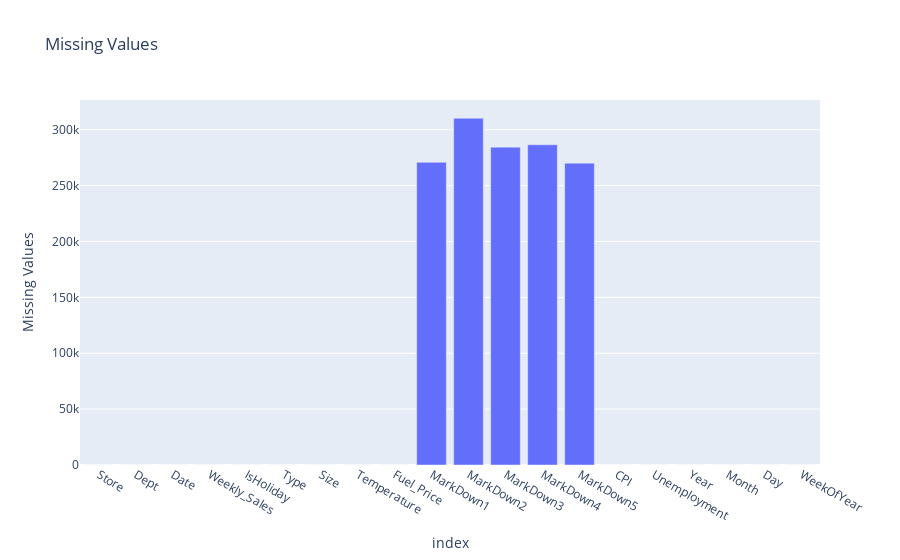

The cell this chart's notebook holds for it:
### Markdown cell above
**Missing Values**

### Code cell
import plotly.express as px

missing_values = merged.isna().sum()
px.bar(
    missing_values,
    x=missing_values.index,
    y=missing_values.values,
    title="Missing Values",
    labels=dict(x="Variable", y="Missing Values")
)

### Figure 1 — Plotly figure (JSON) as saved in the notebook; plotly's stock layout.template omitted (floating-point values rounded to 4 significant figures)
{"data": [{"alignmentgroup": "True", "hovertemplate": "index=%{x}<br>Missing Values=%{y}<extra></extra>", "legendgroup": "", "marker": {"color": "#636efa", "pattern": {"shape": ""}}, "name": "", "offsetgroup": "", "orientation": "v", "showlegend": false, "textposition": "auto", "type": "bar", "x": ["Store", "Dept", "Date", "Weekly_Sales", "IsHoliday", "Type", "Size", "Temperature", "Fuel_Price", "MarkDown1", "MarkDown2", "MarkDown3", "MarkDown4", "MarkDown5", "CPI", "Unemployment", "Year", "Month", "Day", "WeekOfYear"], "xaxis": "x", "y": [0, 0, 0, 0, 0, 0, 0, 0, 0, 270889, 310322, 284479, 286603, 270138, 0, 0, 0, 0, 0, 0], "yaxis": "y"}], "layout": {"barmode": "relative", "legend": {"tracegroupgap": 0}, "title": {"text": "Missing Values"}, "xaxis": {"anchor": "y", "domain": [0, 1], "title": {"text": "index"}}, "yaxis": {"anchor": "x", "domain": [0, 1], "title": {"text": "Missing Values"}}}}
